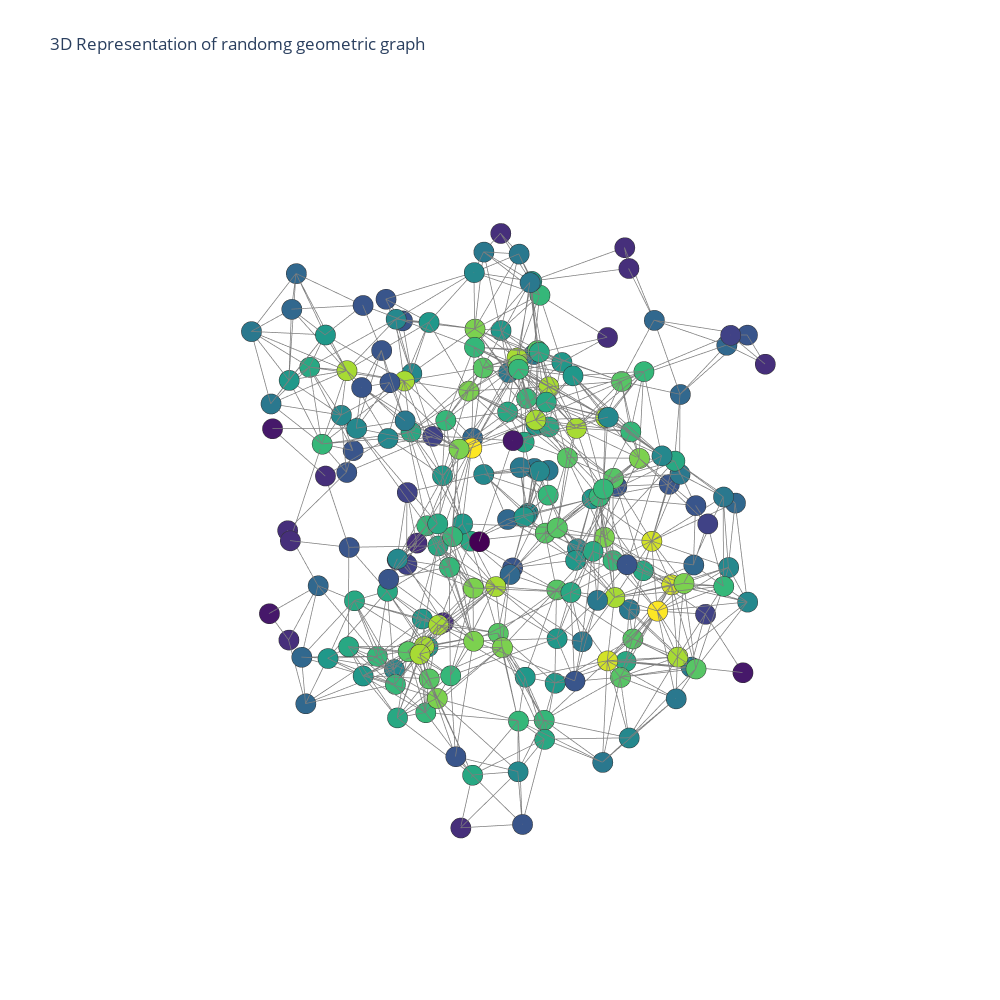

Source (notebook cell):
### Code cell
g = nx.random_geometric_graph(200,.24, dim = 3)
matrix = nx.to_numpy_matrix(g)
positions = []
for n,data in g.nodes(data = True):
    positions.append(data['pos'])
draw_plotly(positions,matrix)
# print(nx.is_connected(g))
# print([n[1]['pos'][2] for n in g.nodes(data = True)])
# print([x[2] for x in positions])

### Figure 1 — Plotly figure (JSON) as saved in the notebook; plotly's stock layout.template omitted (floating-point values rounded to 4 significant figures; data arrays with more than 128 entries replaced by an {"elided": "..."} marker saying what was removed)
{"data": [{"line": {"color": "rgb(125,125,125)", "width": 1.5}, "mode": "lines", "type": "scatter3d", "x": {"elided": "2598 float values"}, "y": {"elided": "2598 float values"}, "z": {"elided": "2598 float values"}}, {"marker": {"color": {"elided": "200 float values"}, "colorscale": [[0, "#440154"], [0.1111, "#482878"], [0.2222, "#3e4989"], [0.3333, "#31688e"], [0.4444, "#26828e"], [0.5556, "#1f9e89"], [0.6667, "#35b779"], [0.7778, "#6ece58"], [0.8889, "#b5de2b"], [1, "#fde725"]], "line": {"color": "rgb(50,50,50)", "width": 0.5}, "size": 7, "symbol": "circle"}, "mode": "markers", "type": "scatter3d", "x": {"elided": "200 float values"}, "y": {"elided": "200 float values"}, "z": {"elided": "200 float values"}}], "layout": {"height": 1000, "scene": {"xaxis": {"showbackground": false, "showgrid": false, "showline": false, "showticklabels": false, "title": {"text": ""}, "zeroline": false}, "yaxis": {"showbackground": false, "showgrid": false, "showline": false, "showticklabels": false, "title": {"text": ""}, "zeroline": false}, "zaxis": {"showbackground": false, "showgrid": false, "showline": false, "showticklabels": false, "title": {"text": ""}, "zeroline": false}}, "showlegend": false, "title": {"text": "3D Representation of randomg geometric graph"}, "width": 1000}}
